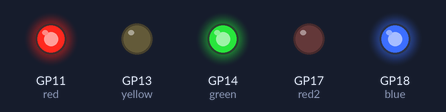
Bench run of a program on a simulated Raspberry Pi Pico running MicroPython. On the bench: output pins drawn as LEDs (lit = HIGH).

Above: at 0.2 s.
At 2.2 s:
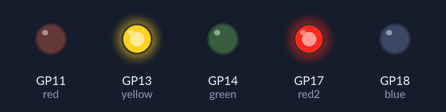
Timing chart, 0 to 3.0 s (numbered marks = the images above):
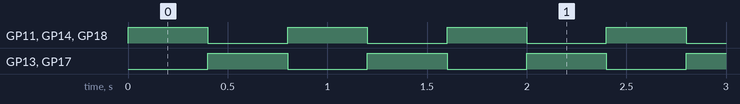

The program:

swiatla.py
```python
from machine import Pin, Timer
red = Pin(11, Pin.OUT)
yellow = Pin(13, Pin.OUT)
green = Pin(14, Pin.OUT)

red2 = Pin(17, Pin.OUT)
blue = Pin(18, Pin.OUT)
timer = Timer()

red.value(1)
yellow.value(0)
green.value(1)
red2.value(0)
blue.value(1)

def blink(timer):
    red.toggle()
    yellow.toggle()
    green.toggle()
    red2.toggle()
    blue.toggle()

timer.init(freq=2.5, mode=Timer.PERIODIC, callback=blink)
```

Measured:
- by itself, GP11 (red), GP13 (yellow), GP14 (green), GP17 (red2), GP18 (blue): alternates HIGH for 0.40 s and LOW for 0.40 s
